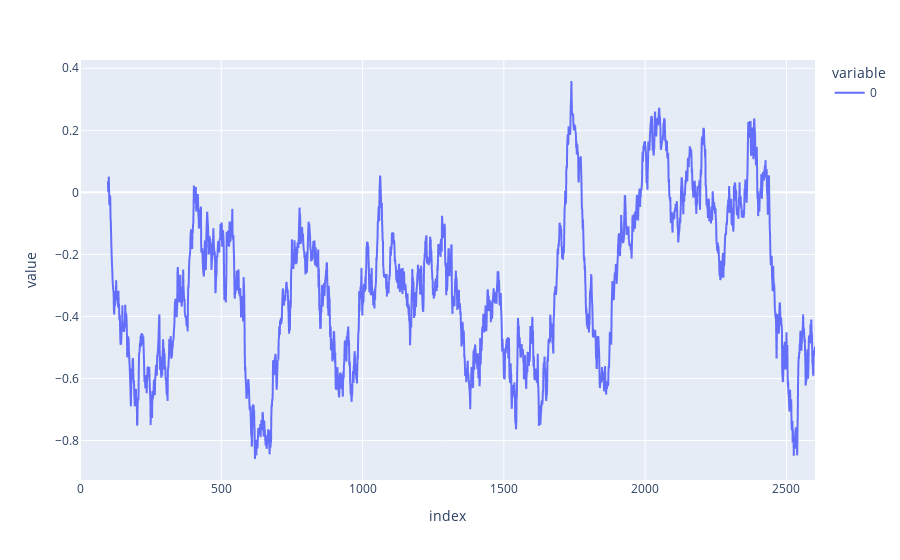

The cell this chart's notebook holds for it:
### Code cell
if not script:
    import plotly.express as px
    px.line(df['r'].rolling(window=100).mean().values).show()

### Figure 1 — Plotly figure (JSON) as saved in the notebook; plotly's stock layout.template omitted (floating-point values rounded to 4 significant figures; data arrays with more than 128 entries replaced by an {"elided": "..."} marker saying what was removed)
{"data": [{"hovertemplate": "variable=0<br>index=%{x}<br>value=%{y}<extra></extra>", "legendgroup": "0", "line": {"color": "#636efa", "dash": "solid"}, "marker": {"symbol": "circle"}, "mode": "lines", "name": "0", "showlegend": true, "type": "scattergl", "x": {"elided": "2602 int values"}, "xaxis": "x", "y": {"elided": "2602 float values"}, "yaxis": "y"}], "layout": {"legend": {"title": {"text": "variable"}, "tracegroupgap": 0}, "margin": {"t": 60}, "xaxis": {"anchor": "y", "domain": [0, 1], "title": {"text": "index"}}, "yaxis": {"anchor": "x", "domain": [0, 1], "title": {"text": "value"}}}}
